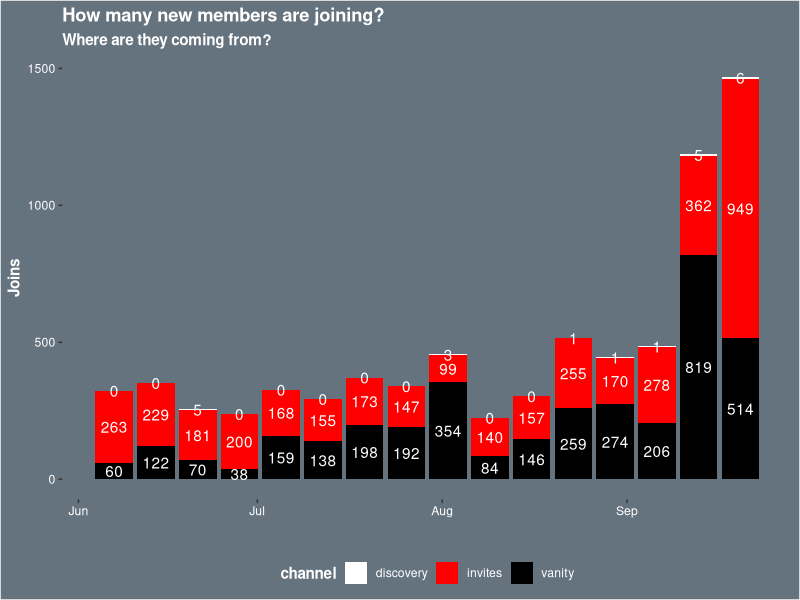
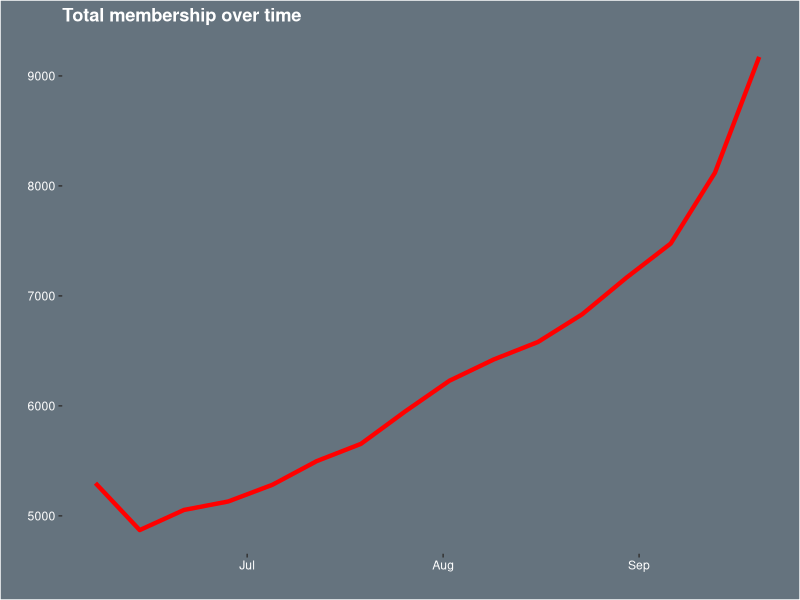
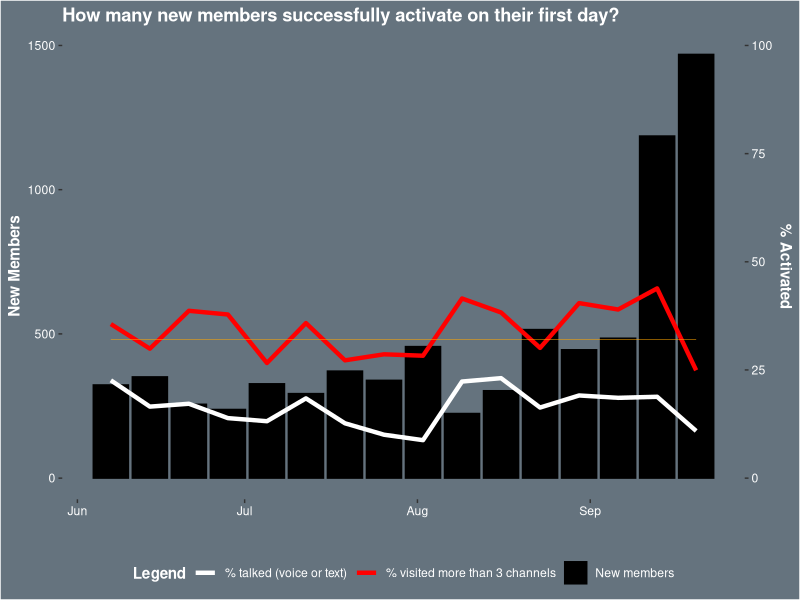
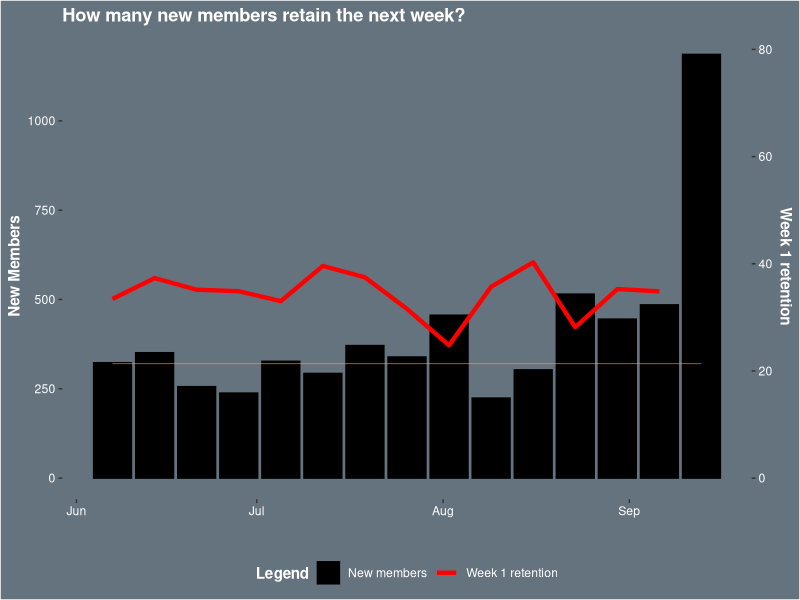
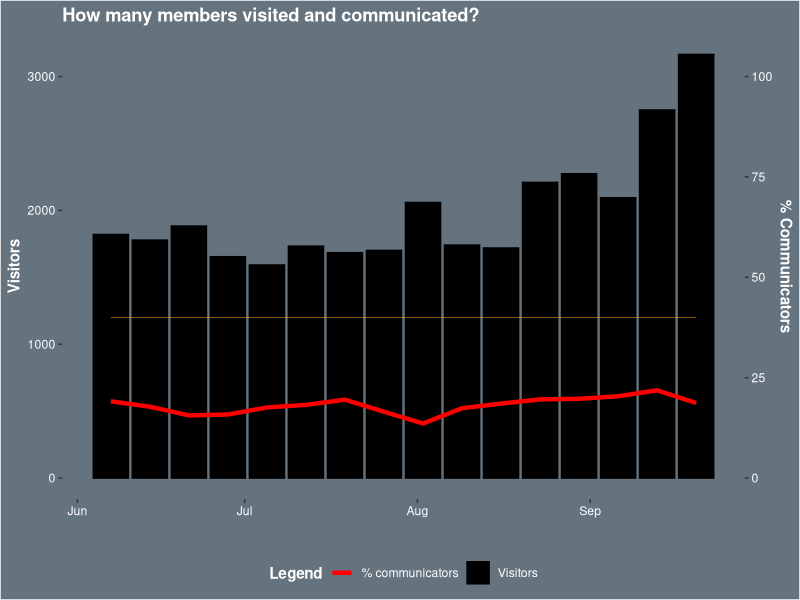
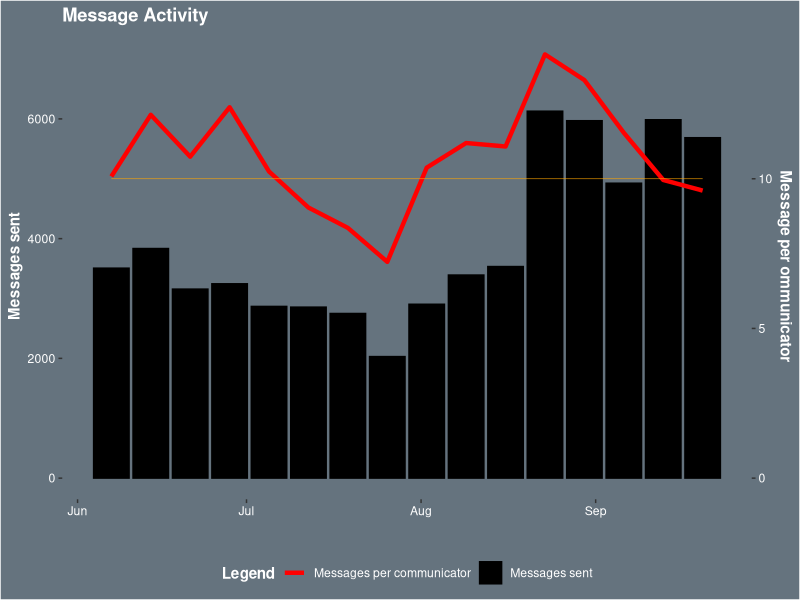
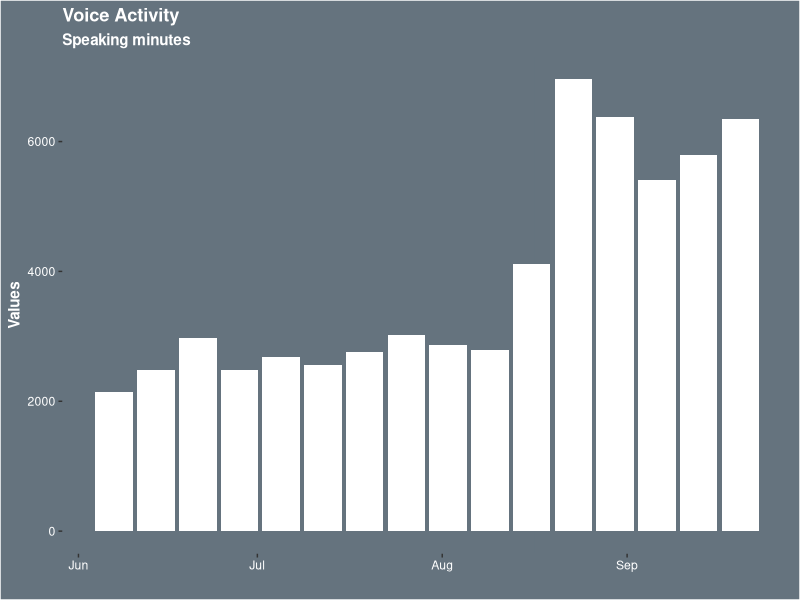

Write R code to recreate these figures, in order.
# load library ----
library(tidyverse)

# load data ----
new_member <- read_csv("./raw_data/new-member-joins-by-source_290921.csv")
total_member <- read_csv("./raw_data/total-membership-joins_290921.csv")
first_activation <- read_csv("./raw_data/first-day-activation_290921.csv")
next_retention <- read_csv("./raw_data/next-week-retention_290921.csv")
visit_comm <- read_csv("./raw_data/visitors-communicators_290921.csv")
msg_avg <- read_csv("./raw_data/message-avg-msg_290921.csv")
voice_act <- read_csv("./raw_data/voice-activity_290921.csv")

# visualize new_member ----

# pivot longer
# fill by factor
# stacked bar chart
# geom_text
# bankless color scheme

new_member %>%
    rename(
        vanity = "vanity_joins",
        discovery = "discovery_joins",
        time = "interval_start_timestamp"
    ) %>%
    pivot_longer(cols = discovery:vanity, names_to = "channel", values_to = "count") %>%
    ggplot(aes(x = time, y = count, fill = channel)) +
    geom_bar(position = "stack", stat = "identity") +
    geom_text(aes(label = count), position = position_stack(vjust = 0.5), color = "white") +
    theme(
        legend.position = "bottom",
        legend.background = element_rect(fill = "#65737e"),
        legend.text = element_text(color = "white"),
        legend.title = element_text(color = "white"),
        panel.background = element_rect(fill = "#65737e"),
        panel.grid.major = element_line(color = "#65737e"),
        panel.grid.minor = element_line(color = "#65737e"),
        plot.background = element_rect(fill = "#65737e"),
        axis.text.x = element_text(color = "white"),
        axis.text.y = element_text(color = "white"),
        axis.title.x = element_text(color = "white"),
        axis.title.y = element_text(color = "white"),
        title = element_text(color = "white", face = "bold")
    ) +
    scale_fill_manual(values = c("white", "red", "black")) +
    labs(
        title = "How many new members are joining?",
        subtitle = "Where are they coming from?",
        y = "Joins",
        x = ""
    )

# visualize total_member ----

# basic line chart
# bankless color scheme

total_member %>%
    rename(
        time = "interval_start_timestamp",
        total = "total_membership"
    ) %>%
    ggplot(aes(x = time)) +
    geom_line(aes(y = total), color = "red", size = 1.5) +
    theme(
        panel.background = element_rect(fill = "#65737e"),
        panel.grid.major = element_line(color = "#65737e"),
        panel.grid.minor = element_line(color = "#65737e"),
        plot.background = element_rect(fill = "#65737e"),
        axis.text.x = element_text(color = "white"),
        axis.text.y = element_text(color = "white"),
        axis.title.x = element_text(color = "white"),
        axis.title.y = element_text(color = "white"),
        title = element_text(color = "white", face = "bold")
    ) +
    labs(
        title = "Total membership over time",
        y = "",
        x = ""
    )



# visualize first day activation ----

# pivot longer - no need for double y-axis
# two-sided Y-axis
# two lines + bar chart
# one hard coded line (benchmark)
# bankless color scheme

first_activation %>%
    rename(
        time = "interval_start_timestamp",
        new = "new_members",
        talked = "pct_communicated",
        visited = "pct_opened_channels"
    ) %>%
    ggplot(aes(x = time)) +
    geom_bar(aes(y = new, color = "New members"), stat = "identity", fill = "black") +
    geom_line(aes(y = talked*15, color = "% talked (voice or text)"), size = 1.5) +
    geom_line(aes(y = visited*15, color = "% visited more than 3 channels"), size = 1.5) +
    geom_line(y = 480, color = "orange", size = 0.2) +
    scale_y_continuous(
        name = "New Members",
        sec.axis = sec_axis(trans = ~./1500*100, name = "% Activated")
    ) +
    scale_color_manual(values = c("white", "red", "black")) +
    theme(
        legend.position = "bottom",
        legend.background = element_rect(fill = "#65737e"),
        legend.text = element_text(color = "white"),
        legend.title = element_text(color = "white"),
        panel.background = element_rect(fill = "#65737e"),
        panel.grid.major = element_line(color = "#65737e"),
        panel.grid.minor = element_line(color = "#65737e"),
        plot.background = element_rect(fill = "#65737e"),
        axis.text.x = element_text(color = "white"),
        axis.text.y = element_text(color = "white"),
        axis.title.x = element_text(color = "white"),
        axis.title.y = element_text(color = "white"),
        title = element_text(color = "white", face = "bold")
    ) +
    labs(
        title = "How many new members successfully activate on their first day?",
        x = "",
        color = "Legend"
    )

# visualize next week retention ----

# pivot longer - no need for double y-axis
# two-sided Y-axis
# one line + bar chart
# one hard coded line (benchmark)
# bankless color scheme

next_retention %>%
    rename(
        time = "interval_start_timestamp",
        new = "new_members",
        retained = "pct_retained"
    ) %>%
    ggplot(aes(x = time)) +
    geom_bar(aes(y = new, color = "New members"), stat = "identity", fill = "black") +
    geom_line(aes(y = retained*15, color = "Week 1 retention"), size = 1.5) +
    geom_line(y = 320, color = "orange", size = 0.2) +
    scale_y_continuous(
        name = "New Members",
        sec.axis = sec_axis(trans = ~./1500*100, name = "Week 1 retention")
    ) +
    scale_color_manual(values = c("black", "red")) +
    theme(
        legend.position = "bottom",
        legend.background = element_rect(fill = "#65737e"),
        legend.text = element_text(color = "white"),
        legend.title = element_text(color = "white"),
        panel.background = element_rect(fill = "#65737e"),
        panel.grid.major = element_line(color = "#65737e"),
        panel.grid.minor = element_line(color = "#65737e"),
        plot.background = element_rect(fill = "#65737e"),
        axis.text.x = element_text(color = "white"),
        axis.text.y = element_text(color = "white"),
        axis.title.x = element_text(color = "white"),
        axis.title.y = element_text(color = "white"),
        title = element_text(color = "white", face = "bold")
    ) +
    labs(
        title = "How many new members retain the next week?",
        x = "",
        color = "Legend"
    )

# visualize Visitors & Communicators ----

# pivot longer - no need for double y-axis
# two-sided Y-axis
# one line + bar chart
# one hard coded line (benchmark)
# bankless color scheme

visit_comm %>%
    rename(
        time = "interval_start_timestamp",
        comm = "pct_communicated"
    ) %>%
    ggplot(aes(x = time)) +
    geom_bar(aes(y = visitors, color = "Visitors"), stat = "identity", fill = "black") +
    geom_line(aes(y = comm*30, color = "% communicators"), size = 1.5) +
    geom_line(y = 1200, color = "orange", size = 0.2) +
    scale_y_continuous(
        name = "Visitors",
        sec.axis = sec_axis(trans = ~./3000*100, name = "% Communicators")
    ) +
    scale_color_manual(values = c("red", "black")) +
    theme(
        legend.position = "bottom",
        legend.background = element_rect(fill = "#65737e"),
        legend.text = element_text(color = "white"),
        legend.title = element_text(color = "white"),
        panel.background = element_rect(fill = "#65737e"),
        panel.grid.major = element_line(color = "#65737e"),
        panel.grid.minor = element_line(color = "#65737e"),
        plot.background = element_rect(fill = "#65737e"),
        axis.text.x = element_text(color = "white"),
        axis.text.y = element_text(color = "white"),
        axis.title.x = element_text(color = "white"),
        axis.title.y = element_text(color = "white"),
        title = element_text(color = "white", face = "bold")
    ) +
    labs(
        title = "How many members visited and communicated?",
        x = "",
        color = "Legend"
    )

# visualize message avg msg ----

# pivot longer - no need for double y-axis
# two-sided Y-axis
# one line + bar chart
# one hard coded line (benchmark)
# bankless color scheme

msg_avg %>%
    rename(
        time = "interval_start_timestamp",
        per = "messages_per_communicator"
    ) %>%
    ggplot(aes(x = time)) +
    geom_bar(aes(y = messages, color = "Messages sent"), stat = "identity", fill = "black") +
    # conversion between two y-axis (similar to % conversion)
    geom_line(aes(y = per*6000/12, color = "Messages per communicator"), size = 1.5) +
    geom_line(y = 5000, color = "orange", size = 0.2) +
    scale_y_continuous(
        name = "Messages sent",
        sec.axis = sec_axis(trans = ~./6000*12, name = "Message per ommunicator")
    ) +
    scale_color_manual(values = c("red", "black")) +
    theme(
        legend.position = "bottom",
        legend.background = element_rect(fill = "#65737e"),
        legend.text = element_text(color = "white"),
        legend.title = element_text(color = "white"),
        panel.background = element_rect(fill = "#65737e"),
        panel.grid.major = element_line(color = "#65737e"),
        panel.grid.minor = element_line(color = "#65737e"),
        plot.background = element_rect(fill = "#65737e"),
        axis.text.x = element_text(color = "white"),
        axis.text.y = element_text(color = "white"),
        axis.title.x = element_text(color = "white"),
        axis.title.y = element_text(color = "white"),
        title = element_text(color = "white", face = "bold")
    ) +
    labs(
        title = "Message Activity",
        x = "",
        color = "Legend"
    )

# visualize voice activity ----

voice_act %>%
    rename(
        time = "interval_start_timestamp",
        speak = "speaking_minutes"
    ) %>%
    ggplot(aes(x = time)) +
    geom_bar(aes(y = speak), stat = "identity", fill = "white") +
    theme(
        panel.background = element_rect(fill = "#65737e"),
        panel.grid.major = element_line(color = "#65737e"),
        panel.grid.minor = element_line(color = "#65737e"),
        plot.background = element_rect(fill = "#65737e"),
        axis.text.x = element_text(color = "white"),
        axis.text.y = element_text(color = "white"),
        axis.title.x = element_text(color = "white"),
        axis.title.y = element_text(color = "white"),
        title = element_text(color = "white", face = "bold")
    ) +
    labs(
        title = "Voice Activity",
        subtitle = "Speaking minutes",
        y = "Values",
        x = ""
    )






